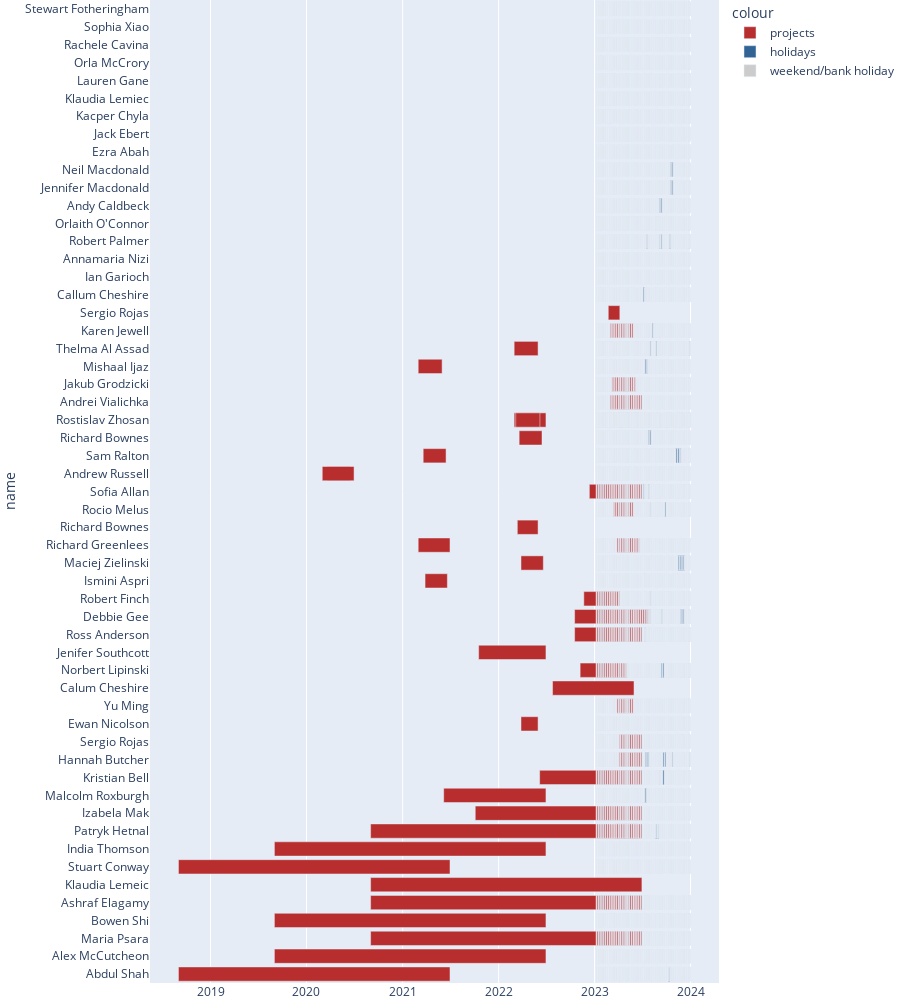

The cell this chart's notebook holds for it:
### Code cell
# Gantt chart for home page of dash app

gantt_data = pd.read_csv('dash_csv/personproject.csv')
gantt_data.startDate = pd.to_datetime(gantt_data.startDate)
gantt_data.endDate = pd.to_datetime(gantt_data.endDate)
gantt_data['colour'] = 'projects'

absences_df = pd.read_csv('dash_csv/hols_2023.csv')
absences_df.Date = pd.to_datetime(absences_df.Date)
absences_df['colour'] = 'holidays'

gantt_data = pd.concat([gantt_data, absences_df])

# manipulating fact table to use in home page gantt chart
x = fact
x['startDate'] = x['Date']
x['endDate'] = x['Date'] + datetime.timedelta(days=1)
x['colour'] = 'weekend/bank holiday'

non_work = x.loc[(x['non workday bool'] == True)]
#non_work.to_csv('wkends_bankhols_2023.csv')
gantt_data = pd.concat([gantt_data, non_work])
fig = px.timeline(gantt_data, x_start='startDate', x_end='endDate', y = 'name', color="colour", color_discrete_sequence=['#B82E2E', '#316395', 'rgb(204,204,204)'])
fig.update_layout(yaxis={"dtick":1},margin={"t":0,"b":0},height=1000)

### Figure 1 — Plotly figure (JSON) as saved in the notebook; plotly's stock layout.template omitted (floating-point values rounded to 4 significant figures; data arrays with more than 128 entries replaced by an {"elided": "..."} marker saying what was removed)
{"data": [{"alignmentgroup": "True", "base": ["2018-09-01T00:00:00", "2019-09-01T00:00:00", "2020-09-01T00:00:00", "2019-09-01T00:00:00", "2020-09-01T00:00:00", "2020-09-01T00:00:00", "2018-09-01T00:00:00", "2019-09-01T00:00:00", "2020-09-01T00:00:00", "2021-10-04T00:00:00", "2021-06-06T00:00:00", "2022-06-06T00:00:00", "2023-04-03T00:00:00", "2023-04-04T00:00:00", "2022-03-27T00:00:00", "2023-03-27T00:00:00", "2022-07-25T00:00:00", null, null, "2022-11-07T00:00:00", "2021-10-17T00:00:00", "2022-10-17T00:00:00", "2022-10-17T00:00:00", "2022-11-21T00:00:00", "2021-03-27T00:00:00", "2022-03-27T00:00:00", "2023-03-27T00:00:00", "2022-03-13T00:00:00", "2023-03-13T00:00:00", null, "2022-12-12T00:00:00", "2020-03-20T00:00:00", "2021-03-20T00:00:00", "2022-03-20T00:00:00", "2023-03-20T00:00:00", "2020-03-01T00:00:00", "2021-03-01T00:00:00", "2022-03-01T00:00:00", "2023-03-01T00:00:00", "2022-03-07T00:00:00", "2023-03-07T00:00:00", "2021-03-01T00:00:00", "2022-03-01T00:00:00", "2023-03-01T00:00:00", "2023-02-22T00:00:00"], "hovertemplate": "colour=projects<br>startDate=%{base}<br>endDate=%{x}<br>name=%{y}<extra></extra>", "legendgroup": "projects", "marker": {"color": "#B82E2E", "pattern": {"shape": ""}}, "name": "projects", "offsetgroup": "projects", "orientation": "h", "showlegend": true, "textposition": "auto", "type": "bar", "x": [89251200000, 89251200000, 89164800000, 89251200000, 89164800000, 89164800000, 89251200000, 89251200000, 89164800000, 54777600000, 33609600000, 33609600000, 7603200000, 7516800000, 5616000000, 5616000000, 26784000000, null, null, 15465600000, 22118400000, 22118400000, 24796800000, 11836800000, 7344000000, 7344000000, 7344000000, 6825600000, 6825600000, null, 17280000000, 7516800000, 7516800000, 7516800000, 7516800000, 10454400000, 10454400000, 10454400000, 10454400000, 7948800000, 7948800000, 7862400000, 7862400000, 7862400000, 3801600000], "xaxis": "x", "y": ["Abdul Shah", "Alex McCutcheon", "Maria Psara", "Bowen Shi", "Ashraf Elagamy", "Klaudia Lemeic", "Stuart Conway", "India Thomson", "Patryk Hetnal", "Izabela Mak", "Malcolm Roxburgh", "Kristian Bell", "Hannah Butcher", "Sergio Rojas", "Ewan Nicolson", "Yu Ming", "Calum Cheshire", null, null, "Norbert Lipinski", "Jenifer Southcott", "Ross Anderson", "Debbie Gee", "Robert Finch", "Ismini Aspri", "Maciej Zielinski", "Richard Greenlees", " Richard Bownes", "Rocio Melus", null, "Sofia Allan", "Andrew Russell", "Sam Ralton", "Richard Bownes", "Patryk Hetnal", "Andrew Russell", "Richard Greenlees", "Rostislav Zhosan", "Andrei Vialichka", "Rostislav Zhosan", "Jakub Grodzicki", "Mishaal Ijaz", "Thelma Al Assad", "Karen Jewell", " Sergio Rojas"], "yaxis": "y"}, {"alignmentgroup": "True", "base": {"elided": "324 str values"}, "hovertemplate": "colour=holidays<br>startDate=%{base}<br>endDate=%{x}<br>name=%{y}<extra></extra>", "legendgroup": "holidays", "marker": {"color": "#316395", "pattern": {"shape": ""}}, "name": "holidays", "offsetgroup": "holidays", "orientation": "h", "showlegend": true, "textposition": "auto", "type": "bar", "x": {"elided": "324 int values"}, "xaxis": "x", "y": {"elided": "324 str values"}, "yaxis": "y"}, {"alignmentgroup": "True", "base": {"elided": "5661 str values"}, "hovertemplate": "colour=weekend/bank holiday<br>startDate=%{base}<br>endDate=%{x}<br>name=%{y}<extra></extra>", "legendgroup": "weekend/bank holiday", "marker": {"color": "rgb(204,204,204)", "pattern": {"shape": ""}}, "name": "weekend/bank holiday", "offsetgroup": "weekend/bank holiday", "orientation": "h", "showlegend": true, "textposition": "auto", "type": "bar", "x": {"elided": "5661 int values"}, "xaxis": "x", "y": {"elided": "5661 str values"}, "yaxis": "y"}], "layout": {"barmode": "overlay", "height": 1000, "legend": {"title": {"text": "colour"}, "tracegroupgap": 0}, "margin": {"b": 0, "t": 0}, "xaxis": {"anchor": "y", "domain": [0, 1], "type": "date"}, "yaxis": {"anchor": "x", "domain": [0, 1], "dtick": 1, "title": {"text": "name"}}}}
